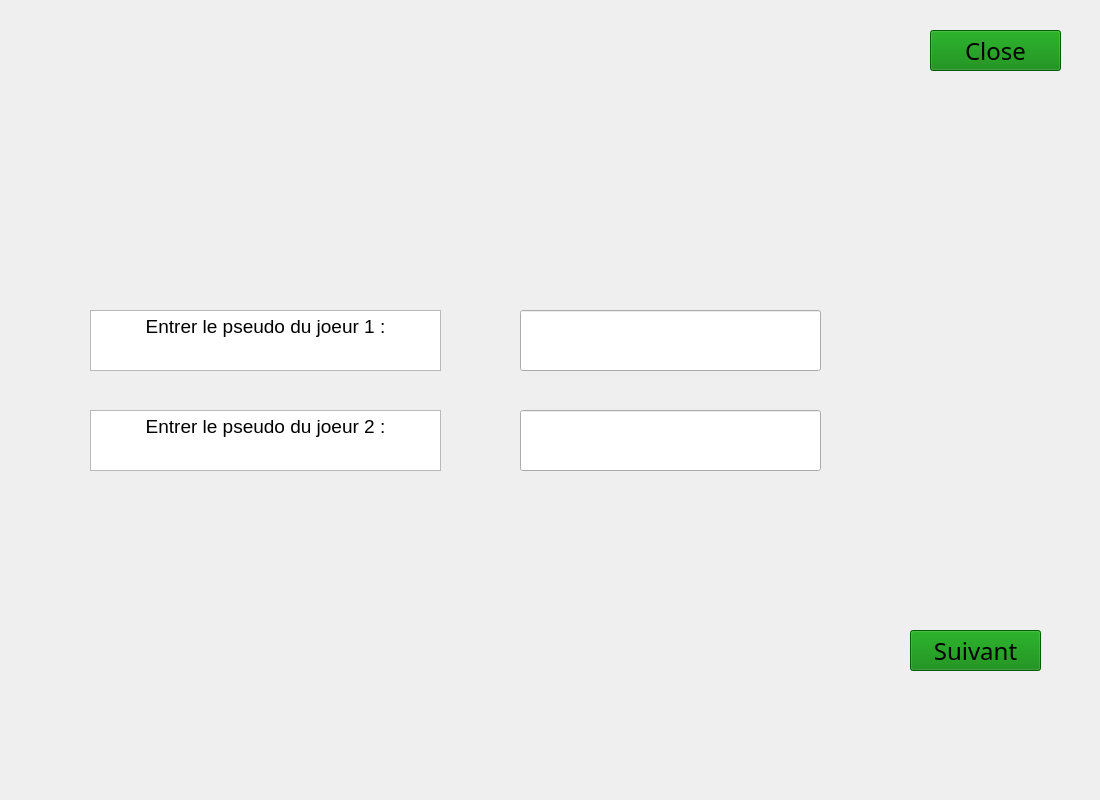
<?xml version="1.0" encoding="UTF-8"?>
<ui version="4.0">
 <class>FourthWindow</class>
 <widget class="QWidget" name="FourthWindow">
  <property name="geometry">
   <rect>
    <x>0</x>
    <y>0</y>
    <width>1100</width>
    <height>800</height>
   </rect>
  </property>
  <property name="windowTitle">
   <string>Form</string>
  </property>
  <widget class="QPushButton" name="Back">
   <property name="geometry">
    <rect>
     <x>930</x>
     <y>30</y>
     <width>131</width>
     <height>41</height>
    </rect>
   </property>
   <property name="font">
    <font>
     <family>STSong</family>
     <pointsize>18</pointsize>
    </font>
   </property>
   <property name="autoFillBackground">
    <bool>false</bool>
   </property>
   <property name="styleSheet">
    <string notr="true">background-color: green;</string>
   </property>
   <property name="text">
    <string>Close</string>
   </property>
  </widget>
  <widget class="QLineEdit" name="Joueur1">
   <property name="geometry">
    <rect>
     <x>520</x>
     <y>310</y>
     <width>301</width>
     <height>61</height>
    </rect>
   </property>
  </widget>
  <widget class="QLineEdit" name="Joueur2">
   <property name="geometry">
    <rect>
     <x>520</x>
     <y>410</y>
     <width>301</width>
     <height>61</height>
    </rect>
   </property>
  </widget>
  <widget class="QPushButton" name="Suivant">
   <property name="geometry">
    <rect>
     <x>910</x>
     <y>630</y>
     <width>131</width>
     <height>41</height>
    </rect>
   </property>
   <property name="font">
    <font>
     <family>STSong</family>
     <pointsize>18</pointsize>
    </font>
   </property>
   <property name="autoFillBackground">
    <bool>false</bool>
   </property>
   <property name="styleSheet">
    <string notr="true">background-color: green;</string>
   </property>
   <property name="text">
    <string>Suivant</string>
   </property>
  </widget>
  <widget class="QTextBrowser" name="textBrowser">
   <property name="geometry">
    <rect>
     <x>90</x>
     <y>310</y>
     <width>351</width>
     <height>61</height>
    </rect>
   </property>
   <property name="html">
    <string>&lt;!DOCTYPE HTML PUBLIC &quot;-//W3C//DTD HTML 4.0//EN&quot; &quot;http://www.w3.org/TR/REC-html40/strict.dtd&quot;&gt;
&lt;html&gt;&lt;head&gt;&lt;meta name=&quot;qrichtext&quot; content=&quot;1&quot; /&gt;&lt;meta charset=&quot;utf-8&quot; /&gt;&lt;style type=&quot;text/css&quot;&gt;
p, li { white-space: pre-wrap; }
hr { height: 1px; border-width: 0; }
li.unchecked::marker { content: &quot;\2610&quot;; }
li.checked::marker { content: &quot;\2612&quot;; }
&lt;/style&gt;&lt;/head&gt;&lt;body style=&quot; font-family:'Segoe UI'; font-size:9pt; font-weight:400; font-style:normal;&quot;&gt;
&lt;p align=&quot;center&quot; style=&quot; margin-top:0px; margin-bottom:0px; margin-left:0px; margin-right:0px; -qt-block-indent:0; text-indent:0px;&quot;&gt;&lt;span style=&quot; font-size:14pt;&quot;&gt;Entrer le pseudo du joeur 1 :&lt;/span&gt;&lt;/p&gt;&lt;/body&gt;&lt;/html&gt;</string>
   </property>
  </widget>
  <widget class="QTextBrowser" name="textBrowser_2">
   <property name="geometry">
    <rect>
     <x>90</x>
     <y>410</y>
     <width>351</width>
     <height>61</height>
    </rect>
   </property>
   <property name="html">
    <string>&lt;!DOCTYPE HTML PUBLIC &quot;-//W3C//DTD HTML 4.0//EN&quot; &quot;http://www.w3.org/TR/REC-html40/strict.dtd&quot;&gt;
&lt;html&gt;&lt;head&gt;&lt;meta name=&quot;qrichtext&quot; content=&quot;1&quot; /&gt;&lt;meta charset=&quot;utf-8&quot; /&gt;&lt;style type=&quot;text/css&quot;&gt;
p, li { white-space: pre-wrap; }
hr { height: 1px; border-width: 0; }
li.unchecked::marker { content: &quot;\2610&quot;; }
li.checked::marker { content: &quot;\2612&quot;; }
&lt;/style&gt;&lt;/head&gt;&lt;body style=&quot; font-family:'Segoe UI'; font-size:9pt; font-weight:400; font-style:normal;&quot;&gt;
&lt;p align=&quot;center&quot; style=&quot; margin-top:0px; margin-bottom:0px; margin-left:0px; margin-right:0px; -qt-block-indent:0; text-indent:0px;&quot;&gt;&lt;span style=&quot; font-size:14pt;&quot;&gt;Entrer le pseudo du joeur 2 :&lt;/span&gt;&lt;/p&gt;&lt;/body&gt;&lt;/html&gt;</string>
   </property>
  </widget>
 </widget>
 <resources/>
 <connections/>
</ui>
